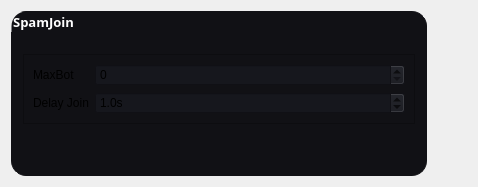
         <widget class="QWidget" name="spamjoin_page">
          <layout class="QGridLayout" name="gridLayout_5">
           <item row="0" column="0">
            <widget class="QGroupBox" name="spamjoin_gr">
             <property name="minimumSize">
              <size>
               <width>0</width>
               <height>0</height>
              </size>
             </property>
             <property name="font">
              <font>
               <family>JetBrains Mono</family>
               <pointsize>10</pointsize>
               <weight>75</weight>
               <bold>true</bold>
              </font>
             </property>
             <property name="styleSheet">
              <string notr="true">#spamjoin_gr{
  background-color: rgb(17, 17, 21);
  border: 1px solid  rgb(17, 17, 21);
  border-radius: 15px;
}
#spamjoin_gr::title{
  color: rgb(255, 255, 255)
}</string>
             </property>
             <property name="title">
              <string>SpamJoin</string>
             </property>
             <property name="flat">
              <bool>false</bool>
             </property>
             <property name="checkable">
              <bool>false</bool>
             </property>
             <layout class="QVBoxLayout" name="verticalLayout_8">
              <property name="topMargin">
               <number>19</number>
              </property>
              <item>
               <widget class="QFrame" name="frame_10">
                <property name="styleSheet">
                 <string notr="true">background-color: rgb(17, 17, 21);</string>
                </property>
                <property name="frameShape">
                 <enum>QFrame::StyledPanel</enum>
                </property>
                <property name="frameShadow">
                 <enum>QFrame::Raised</enum>
                </property>
                <layout class="QGridLayout" name="gridLayout_8">
                 <item row="0" column="0">
                  <widget class="QLabel" name="label_9">
                   <property name="text">
                    <string>MaxBot</string>
                   </property>
                  </widget>
                 </item>
                 <item row="1" column="0">
                  <widget class="QLabel" name="label_10">
                   <property name="text">
                    <string>Delay Join</string>
                   </property>
                  </widget>
                 </item>
                 <item row="0" column="1">
                  <widget class="QSpinBox" name="maxbot_sp">
                   <property name="minimumSize">
                    <size>
                     <width>310</width>
                     <height>0</height>
                    </size>
                   </property>
                   <property name="styleSheet">
                    <string notr="true">background-color: rgb(22, 23, 29);</string>
                   </property>
                  </widget>
                 </item>
                 <item row="1" column="1">
                  <widget class="QDoubleSpinBox" name="delay_join2_sp">
                   <property name="styleSheet">
                    <string notr="true">background-color: rgb(22, 23, 29);</string>
                   </property>
                   <property name="suffix">
                    <string>s</string>
                   </property>
                   <property name="decimals">
                    <number>1</number>
                   </property>
                   <property name="maximum">
                    <double>100.000000000000000</double>
                   </property>
                   <property name="singleStep">
                    <double>0.500000000000000</double>
                   </property>
                   <property name="value">
                    <double>1.000000000000000</double>
                   </property>
                  </widget>
                 </item>
                </layout>
               </widget>
              </item>
              <item>
               <spacer name="verticalSpacer_4">
                <property name="orientation">
                 <enum>Qt::Vertical</enum>
                </property>
                <property name="sizeHint" stdset="0">
                 <size>
                  <width>20</width>
                  <height>40</height>
                 </size>
                </property>
               </spacer>
              </item>
             </layout>
            </widget>
           </item>
           <item row="0" column="1">
            <spacer name="horizontalSpacer_5">
             <property name="orientation">
              <enum>Qt::Horizontal</enum>
             </property>
             <property name="sizeHint" stdset="0">
              <size>
               <width>40</width>
               <height>20</height>
              </size>
             </property>
            </spacer>
           </item>
          </layout>
         </widget>
